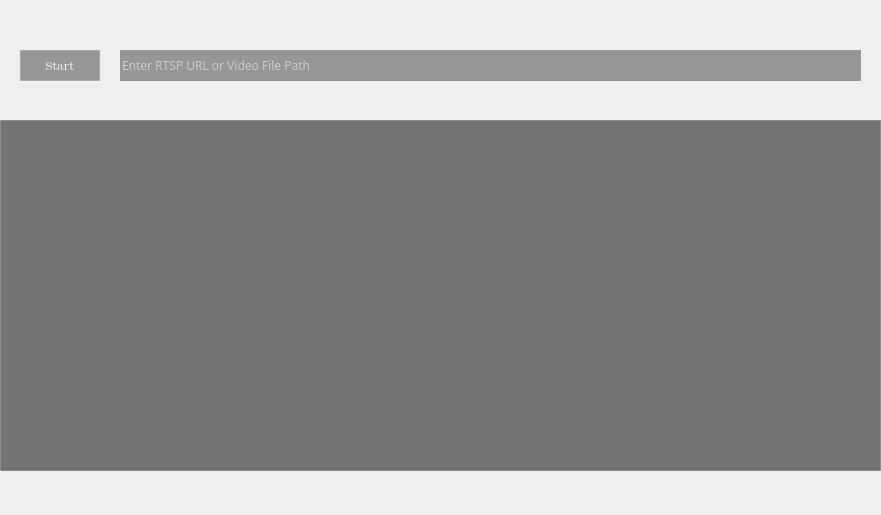
<?xml version="1.0" encoding="UTF-8"?>
<ui version="4.0">
 <class>MainWindow</class>
 <widget class="QMainWindow" name="MainWindow">
  <property name="geometry">
   <rect>
    <x>0</x>
    <y>0</y>
    <width>881</width>
    <height>515</height>
   </rect>
  </property>
  <property name="windowTitle">
   <string>Player</string>
  </property>
  <property name="styleSheet">
   <string notr="true"/>
  </property>
  <widget class="QWidget" name="centralwidget">
   <widget class="QPushButton" name="startBtn">
    <property name="geometry">
     <rect>
      <x>20</x>
      <y>50</y>
      <width>80</width>
      <height>31</height>
     </rect>
    </property>
    <property name="font">
     <font>
      <family>Segoe UI Emoji</family>
      <pointsize>10</pointsize>
      <bold>false</bold>
     </font>
    </property>
    <property name="styleSheet">
     <string notr="true">background: rgba( 76, 76, 76, 0.55 );
color: white;
box-shadow: 0 8px 32px 0 rgba( 31, 38, 135, 0.37 );
backdrop-filter: blur( 20px );
-webkit-backdrop-filter: blur( 20px );
border: 1px solid rgba( 255, 255, 255, 0.18 );
border: opacity(0%);</string>
    </property>
    <property name="text">
     <string>Start</string>
    </property>
   </widget>
   <widget class="QLineEdit" name="lineEdit">
    <property name="geometry">
     <rect>
      <x>120</x>
      <y>50</y>
      <width>741</width>
      <height>31</height>
     </rect>
    </property>
    <property name="font">
     <font>
      <family>Microsoft JhengHei Light</family>
      <pointsize>9</pointsize>
     </font>
    </property>
    <property name="styleSheet">
     <string notr="true">background: rgba( 76, 76, 76, 0.55 );
color: white;
box-shadow: 0 8px 32px 0 rgba( 31, 38, 135, 0.37 );
backdrop-filter: blur( 20px );
-webkit-backdrop-filter: blur( 20px );
border: opacity(0%);
</string>
    </property>
    <property name="frame">
     <bool>false</bool>
    </property>
    <property name="placeholderText">
     <string>Enter RTSP URL or Video File Path</string>
    </property>
    <property name="clearButtonEnabled">
     <bool>true</bool>
    </property>
   </widget>
   <widget class="QPushButton" name="close_button">
    <property name="enabled">
     <bool>true</bool>
    </property>
    <property name="geometry">
     <rect>
      <x>830</x>
      <y>10</y>
      <width>41</width>
      <height>31</height>
     </rect>
    </property>
    <property name="focusPolicy">
     <enum>Qt::StrongFocus</enum>
    </property>
    <property name="acceptDrops">
     <bool>false</bool>
    </property>
    <property name="autoFillBackground">
     <bool>false</bool>
    </property>
    <property name="styleSheet">
     <string notr="true"/>
    </property>
    <property name="text">
     <string/>
    </property>
    <property name="icon">
     <iconset resource="Resources.qrc">
      <normaloff>:/Logos/Icons/cancel (1).png</normaloff>:/Logos/Icons/cancel (1).png</iconset>
    </property>
    <property name="shortcut">
     <string>P</string>
    </property>
    <property name="autoRepeat">
     <bool>false</bool>
    </property>
    <property name="autoRepeatDelay">
     <number>300</number>
    </property>
    <property name="autoRepeatInterval">
     <number>300</number>
    </property>
    <property name="autoDefault">
     <bool>true</bool>
    </property>
    <property name="default">
     <bool>true</bool>
    </property>
    <property name="flat">
     <bool>true</bool>
    </property>
   </widget>
   <widget class="QPushButton" name="minimize_button">
    <property name="enabled">
     <bool>true</bool>
    </property>
    <property name="geometry">
     <rect>
      <x>790</x>
      <y>10</y>
      <width>41</width>
      <height>31</height>
     </rect>
    </property>
    <property name="focusPolicy">
     <enum>Qt::StrongFocus</enum>
    </property>
    <property name="acceptDrops">
     <bool>false</bool>
    </property>
    <property name="autoFillBackground">
     <bool>false</bool>
    </property>
    <property name="styleSheet">
     <string notr="true"/>
    </property>
    <property name="text">
     <string/>
    </property>
    <property name="icon">
     <iconset resource="Resources.qrc">
      <normaloff>:/Logos/Icons/minimize-sign.png</normaloff>:/Logos/Icons/minimize-sign.png</iconset>
    </property>
    <property name="shortcut">
     <string>P</string>
    </property>
    <property name="autoRepeat">
     <bool>false</bool>
    </property>
    <property name="autoRepeatDelay">
     <number>300</number>
    </property>
    <property name="autoRepeatInterval">
     <number>300</number>
    </property>
    <property name="autoDefault">
     <bool>true</bool>
    </property>
    <property name="default">
     <bool>true</bool>
    </property>
    <property name="flat">
     <bool>true</bool>
    </property>
   </widget>
   <widget class="QWidget" name="widget" native="true">
    <property name="geometry">
     <rect>
      <x>-10</x>
      <y>-30</y>
      <width>911</width>
      <height>621</height>
     </rect>
    </property>
    <property name="styleSheet">
     <string notr="true">image: url(:/Background/Background/back.jpg);</string>
    </property>
    <widget class="QGraphicsView" name="graphicsView">
     <property name="geometry">
      <rect>
       <x>10</x>
       <y>150</y>
       <width>881</width>
       <height>351</height>
      </rect>
     </property>
     <property name="sizePolicy">
      <sizepolicy hsizetype="Preferred" vsizetype="Preferred">
       <horstretch>0</horstretch>
       <verstretch>0</verstretch>
      </sizepolicy>
     </property>
     <property name="font">
      <font>
       <family>Century Gothic</family>
      </font>
     </property>
     <property name="styleSheet">
      <string notr="true">background: rgba( 14, 13, 13, 0.55 );
box-shadow: 0 8px 32px 0 rgba( 31, 38, 135, 0.37 );
backdrop-filter: blur( 20px );
-webkit-backdrop-filter: blur( 20px );
border: 1px solid rgba( 255, 255, 255, 0.18 );
border: opacity(0%);</string>
     </property>
     <property name="frameShape">
      <enum>QFrame::StyledPanel</enum>
     </property>
     <property name="frameShadow">
      <enum>QFrame::Raised</enum>
     </property>
     <property name="sizeAdjustPolicy">
      <enum>QAbstractScrollArea::AdjustIgnored</enum>
     </property>
    </widget>
   </widget>
   <zorder>widget</zorder>
   <zorder>startBtn</zorder>
   <zorder>lineEdit</zorder>
   <zorder>close_button</zorder>
   <zorder>minimize_button</zorder>
  </widget>
 </widget>
 <resources>
  <include location="Resources.qrc"/>
 </resources>
 <connections>
  <connection>
   <sender>close_button</sender>
   <signal>clicked()</signal>
   <receiver>MainWindow</receiver>
   <slot>close()</slot>
   <hints>
    <hint type="sourcelabel">
     <x>847</x>
     <y>23</y>
    </hint>
    <hint type="destinationlabel">
     <x>663</x>
     <y>14</y>
    </hint>
   </hints>
  </connection>
  <connection>
   <sender>minimize_button</sender>
   <signal>clicked()</signal>
   <receiver>MainWindow</receiver>
   <slot>showMinimized()</slot>
   <hints>
    <hint type="sourcelabel">
     <x>810</x>
     <y>25</y>
    </hint>
    <hint type="destinationlabel">
     <x>528</x>
     <y>13</y>
    </hint>
   </hints>
  </connection>
 </connections>
</ui>
